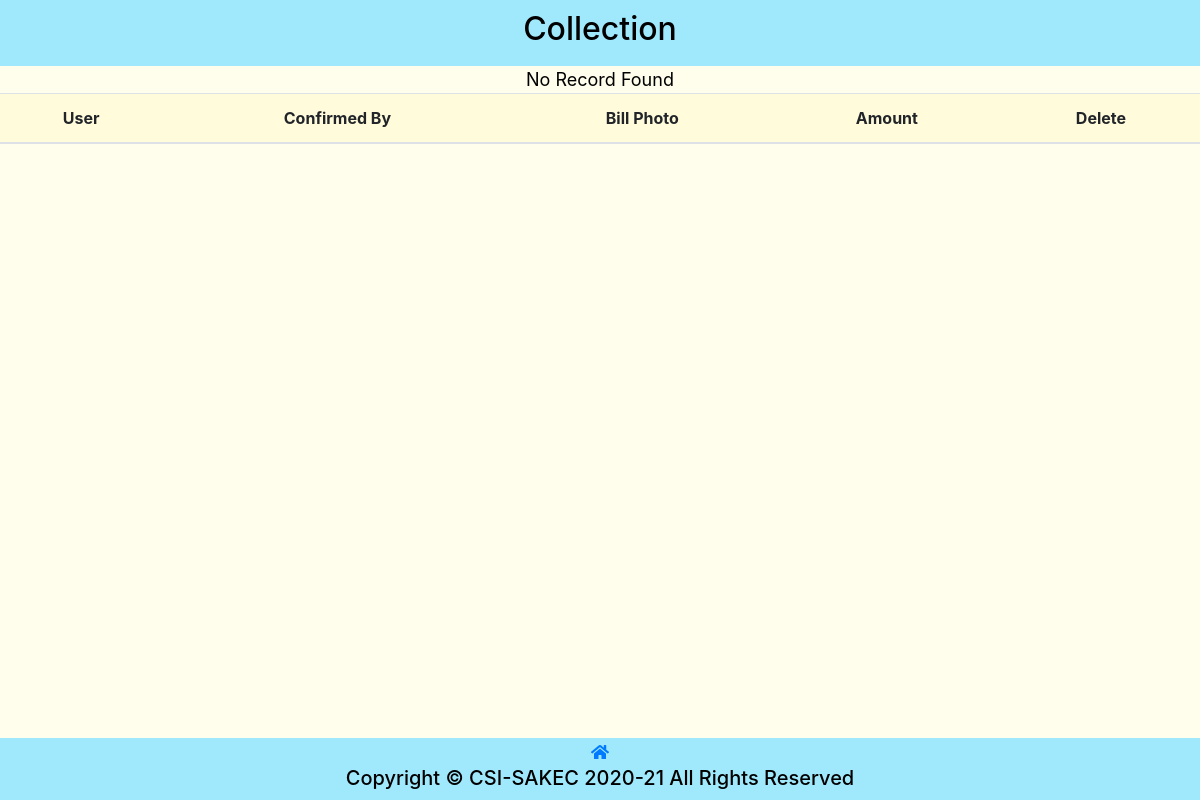
The app's page /Eventmanagement/collection.php?e_id=49 (signed in), older data.
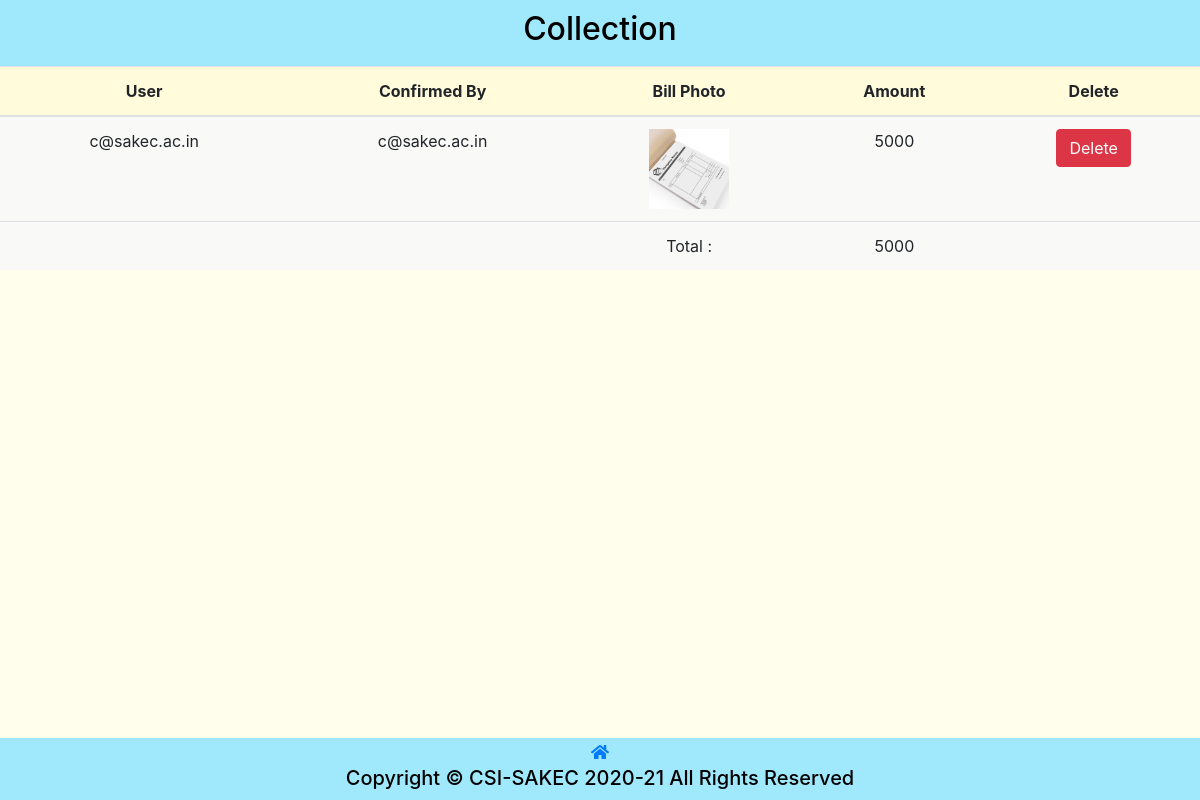
The same page, newer data.
### tables this page shows
CREATE TABLE `csi_collection` (
  `id` int(11) NOT NULL,
  `event_id` int(11) NOT NULL,
  `user_id` int(11) NOT NULL,
  `bill_photo` varchar(255) DEFAULT NULL,
  `amount` int(11) NOT NULL DEFAULT 0,
  `confirmed` tinyint(4) NOT NULL DEFAULT 0,
  `confirmed_by` varchar(255) DEFAULT NULL,
  `attend` tinyint(4) NOT NULL DEFAULT 0,
  `externalstudentmembership` varchar(255) DEFAULT NULL
);

CREATE TABLE `csi_userdata` (
  `id` int(11) NOT NULL,
  `name` varchar(255) NOT NULL,
  `year` varchar(5) NOT NULL,
  `division` varchar(10) DEFAULT NULL,
  `rollNo` int(10) DEFAULT NULL,
  `emailID` varchar(50) NOT NULL,
  `phonenumber` bigint(10) NOT NULL,
  `branch` varchar(10) NOT NULL,
  `role` int(15) NOT NULL,
  `gender` varchar(10) NOT NULL,
  `organization` varchar(255) NOT NULL DEFAULT 'sakec'
);

### config.php (called while the page is built, shortened)
<?php
    $conn = mysqli_connect(DB_SERVER, DB_USERNAME, DB_PASSWORD, DB_NAME);
    function execute($sql){
        global $conn;
        return mysqli_query($conn, $sql);
    }
?>

### Eventmanagement/collection.php (the view, shortened to what this page needs)
<!DOCTYPE html>
<html lang="en" xmlns="http://www.w3.org/1999/xhtml">
<head>
    <link rel="stylesheet" href="../plugins/bootstrap-4.6.0-dist/css/bootstrap.min.css">
    <link rel="stylesheet" href="../css/membership.css?v=<?php echo time(); ?>">
    <?php
        require_once "../config.php";
    ?>
</head>
<body>
    <header>
        <h2 style="text-align: center;">Collection</h2>
    </header>
    <table class="table">
        <thead class="black white-text">
            <tr>
                <th scope="col">User</th>
                <th>Confirmed By</th>
                <th>Bill Photo</th>
                <th>Amount</th>
                <th>Delete</th>
            </tr>
        </thead>
        <tbody>
            <div class="table-content" style="font-size: large;">
                <?php
                    $event_id= $_GET['e_id'];
                    $sum=0;
                    $query = execute("SELECT `csi_collection`.`id`,`csi_userdata`.`emailID`, `bill_photo`, `amount`, `confirmed_by` FROM `csi_collection`,`csi_userdata` WHERE `confirmed`='1' AND `csi_userdata`.`id`=`user_id` AND `event_id` = $event_id");
                    if (mysqli_num_rows($query) > 0) {
                        while ($row = mysqli_fetch_assoc($query)) {
                ?>
                        <tr>
                            <td><?php echo $row['emailID']; ?></td>
                            <td><?php echo $row['confirmed_by']; ?></td>
                            <td>
                                <?php
                                if(isset($row['bill_photo'])){
                                ?>
                                <a target="_blank" href="<?php echo "Event_Bill/".$row['bill_photo']; ?>">
                                    <img src="<?php echo "Event_Bill/".trim($row['bill_photo']); ?>" alt="Iamge not found, contact web dev" style="width:80px">
                                </a>
                                <?php
                                }else{
                                ?>
                                No Image
                                <?php
                                }
                                ?>
                            </td>
                            <td><?php $sum+=$row['amount'];echo $row['amount']; ?></td>
                            <td>
                                <form action="<?php echo htmlspecialchars($_SERVER["PHP_SELF"]); ?>" method="POST">
                                    <button type="submit" name="delete_bill" value="delete" class="btn btn-danger"> Delete</button>
                                </form>
                            </td>
                        </tr>
                    <?php
                        }
                        ?>
                    <tr>
                        <td/><td/>
                        <td>Total : </td>
                        <td><?php echo $sum;?></td>
                        <td/>
                    </tr>
                <?php
                    } else {
                        echo "No Record Found";
                    }
                ?>
            </div>
        </tbody>
    </table>
    <div class="spacer" style="height:100px;"></div>
    <div class="footer">
        <div class="spacer" style="height:2px;"></div>
        <a href="index.php"><i class="fas fa-home"></i></a>
        <div class="spacer" style="height:2px;"></div>
        <h5>Copyright &copy; CSI-SAKEC 2020-21 All Rights Reserved</h5>
    </div>
</body>
</html>

Row changes from the older to the newer data that the page shows:
added csi_collection: user.emailID "c@sakec.ac.in", confirmed_by "c@sakec.ac.in", bill_photo (picture), amount "5000"
Text that changed along with them:
$sum: (not shown) → "5000"
text no longer shown: "No Record Found"
text now shown: "Total :"
